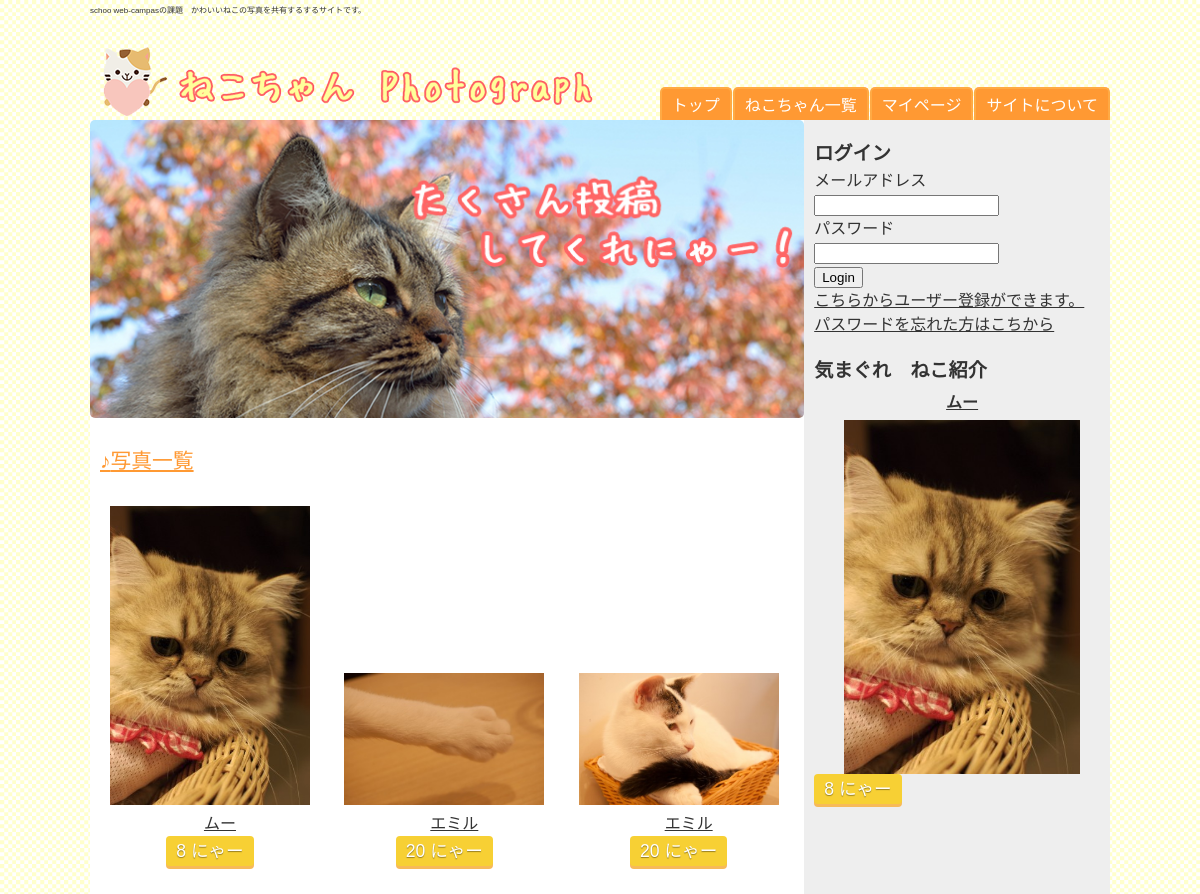
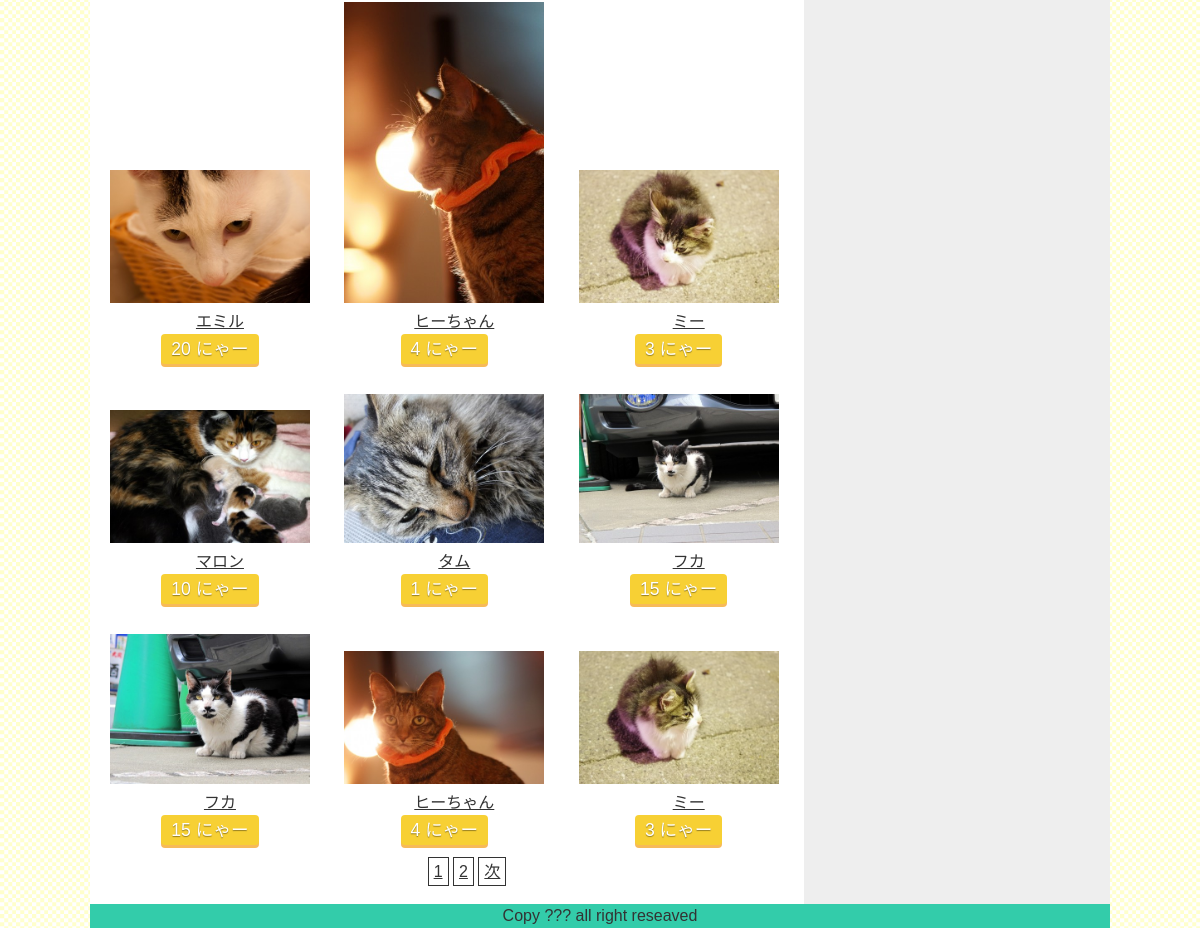
Page /photos.php on the committed database (2 pictures, top to bottom).
### tables this page shows
CREATE TABLE IF NOT EXISTS `photos` (
  `photo_id` int(10) NOT NULL,
  `cat_id` int(10) NOT NULL,
  `url` varchar(100) NOT NULL
);

CREATE TABLE IF NOT EXISTS `cats` (
  `cat_id` int(10) NOT NULL,
  `cat_name` varchar(100) NOT NULL,
  `user_id` int(10) NOT NULL,
  `cat_comment` varchar(200) NOT NULL,
  `profile_photo_url` varchar(100) DEFAULT NULL,
  `cat_count_good` int(10) NOT NULL DEFAULT '0'
);

### php/app.php (called while the page is built, shortened)
<?php
function h($str){
	return htmlspecialchars($str, ENT_QUOTES, "UTF-8");
}

### photos.php (the view)
<?php require_once("parts/header.php");?>
	<div class="top_img"><img src="images/top.jpg"></div>
	<h2>写真一覧</h2>
	<section class="list_photos">
			<?php
				$pagenation = getPagenation("photos",12);
				$query = ("SELECT * FROM `photos` LEFT OUTER JOIN `cats` ON (photos.cat_id = cats.cat_id) ORDER BY `photo_id` DESC LIMIT ? OFFSET ?");
				$sth = $dbh->prepare($query);
				$sth->bindParam( 1, $pagenation["perpage"], PDO::PARAM_INT );
				$sth->bindParam( 2, $pagenation["from"], PDO::PARAM_INT );
				$sth->execute();
				while($photo_info = $sth->fetch()):
			?>
				<div>
					<img src="<?=h($photo_info['url']);?>" alt="<?=h($photo_info['cat_name']);?>">
					<p><a href="photo.php?photo_id=<?=h($photo_info['photo_id']);?>"><?=h($photo_info["cat_name"]);?></a></p>
					<button data-id="<?=h($photo_info["cat_id"]);?>" data-count="<?=h($photo_info["cat_count_good"]);?>" class="nya">
						<span class="count_good<?=h($photo_info['cat_id']);?>"><?=h($photo_info["cat_count_good"]);?></span> にゃー
					</button>
				</div>
			<?php endwhile;?>
		<?php require_once("parts/pagenation.php");?>
	</section>
<?php require_once("parts/footer.php");?>

### parts/sidebar.php
<aside>
  <?php require_once("login_form.php");?>
	<h3>気まぐれ　ねこ紹介</h3>
	<?php
	$count = $dbh->query("SELECT COUNT(*) FROM `cats`") -> fetchColumn();
	$flg = true;
	while($flg){
		$rand_cat_id = rand(1,$count);
		$query = 'SELECT * FROM `cats` WHERE `cat_id` = ?';
 		$sth = $dbh->prepare($query);
 		$sth->execute(array($rand_cat_id));
 		if($sth){
 			$rand_cat_info = $sth->fetch(PDO::FETCH_ASSOC);
 			$flg = false;
 		}
	}
	?>
	<h4><a href="cat.php?cat_id=<?=h($rand_cat_info['cat_id']);?>"><?=h($rand_cat_info["cat_name"]);?></a></h4>
	<a href="cat.php?cat_id=<?=h($rand_cat_info['cat_id']);?>"><img src="<?=h($rand_cat_info["profile_photo_url"]);?>"></a>
		<button data-id="<?=h($rand_cat_info["cat_id"]);?>" data-count="<?=h($rand_cat_info["cat_count_good"]);?>" class="nya">
			<span class="count_good<?=h($rand_cat_info['cat_id']);?>"><?=h($rand_cat_info["cat_count_good"]);?></span> にゃー
		</button>
</aside>

### css/style.css (style rules this page uses)
html, body, div, span, applet, object, iframe, h1, h2, h3, h4, h5, h6, p, blockquote, pre, a, abbr, acronym, address, big, cite, code, del, dfn, em, font, ins, kbd, q, s, samp, small, strike, strong, sub, sup, tt, var, dl, dt, dd, ol, ul, li, fieldset, form, label, legend, table, caption, tbody, tfoot, thead, tr, th, td { border: 0;font-family: inherit;font-size: 100%;font-style: inherit;font-weight: inherit;margin: 0;outline: 0;padding: 0;vertical-align: baseline; }
a { text-decoration: underline; color: inherit; }
a img { border: 0; cursor: pointer; }
article, aside, details, figcaption, figure, footer, header, hgroup, menu, nav, section { display: block; }
body { font: 16px/1.5 "メイリオ","Meiryo",arial,"ヒラギノ角ゴ Pro W3","Hiragino Kaku Gothic Pro",Osaka,"ＭＳ Ｐゴシック","MS PGothic",Sans-Serif; color:#333; background: url("../images/bg.gif"); }
img { max-width: 100%; }
main h2 { color: #F93; padding-left: 10px; font-size: 130%; margin-top: 20px; text-decoration: underline; clear: both; }
main h2:before { content:"♪"; }
main p { padding-left: 20px; }
section { width: 100%; margin-bottom: 20px; right: 0; }
.top_img { width: 100%; }
.top_img img { border-radius: 5px; }
.nya { position: relative; padding: 0 10px; background-color: #f7d034; border: none; border-radius: 4px; font-size: 110%; color: #fff; line-height: 30px; -webkit-transition: none; transition: none; box-shadow: 0 3px 0 #f7ba59; text-shadow: 0 1px 1px rgba(0, 0, 0, .4); }
.list_photos { margin-left: 20px; }
.list_photos div { display: inline-block; width: 28%; margin-top: 15px; margin-right: 30px; text-align: center; }
.list_photos div img { width: 100%; height: auto; margin-top: 15px; margin-right: 5px; }
aside { width: 29%; height: 100%; position: absolute; top: 0; right: 0; z-index: 1; background: #eee; padding-left: 1%; }
aside h3 { margin-top: 20px; font-size: 120%; font-weight: bold; }
aside h4 { font-weight: bold; margin: 5px auto; text-align: center; }
aside img { width: 80%; margin: 0 auto; text-align: center; display: block; }

### rows in the picture
photos: url (picture), cat.cat_name "ムー", cat.cat_count_good "8"
photos: url (picture), cat.cat_name "エミル", cat.cat_count_good "20"
photos: url (picture), cat.cat_name "エミル", cat.cat_count_good "20"
photos: url (picture), cat.cat_name "エミル", cat.cat_count_good "20"
photos: url (picture), cat.cat_name "ヒーちゃん", cat.cat_count_good "4"
photos: url (picture), cat.cat_name "ミー", cat.cat_count_good "3"
photos: url (picture), cat.cat_name "マロン", cat.cat_count_good "10"
photos: url (picture), cat.cat_name "タム", cat.cat_count_good "1"
photos: url (picture), cat.cat_name "フカ", cat.cat_count_good "15"
photos: url (picture), cat.cat_name "フカ", cat.cat_count_good "15"
photos: url (picture), cat.cat_name "ヒーちゃん", cat.cat_count_good "4"
photos: url (picture), cat.cat_name "ミー", cat.cat_count_good "3"
cats: cat_name "ムー", profile_photo_url (picture), cat_count_good "8"
